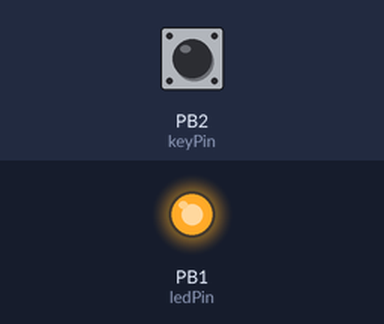
A sketch run on a simulated ATtiny85, built with avr-gcc and run on an emulated ATtiny85. On the bench: output pins drawn as LEDs (lit = HIGH). The test bench sets the inputs (shaded band); at power-on: PB2 (keyPin) HIGH.

Above: at 1.1 s.
At 2.1 s:
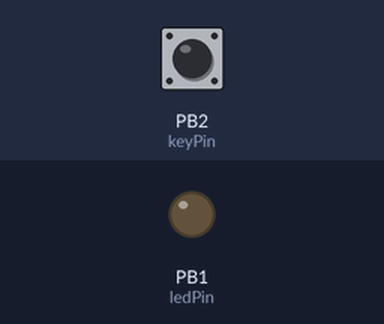
Timing chart, 0 to 3.6 s (numbered marks = the images above):
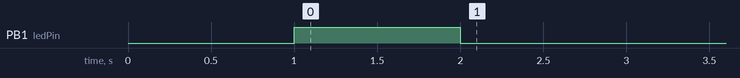

The sketch:

ATTiny85_1key_Keyboard_Mod.ino
```cpp
#include "DigiKeyboard.h"
const int ledPin = 1; // Pin the RGB Led is connected to.
const int keyPin = 2; // Pin the switch/key is connected to.

int keyCode = KEY_A;
int keyCode_SpaceBar = KEY_SPACE;

void setup() {
pinMode(keyPin, INPUT_PULLUP);
pinMode(ledPin, OUTPUT);
digitalWrite(ledPin, LOW);
delay(1000);
digitalWrite(ledPin, HIGH);
delay(1000);
digitalWrite(ledPin, LOW);

}

void loop() {
DigiKeyboard.sendKeyStroke(0); // Fix for older systems
if(digitalRead(keyPin)==LOW){
DigiKeyboard.sendKeyStroke(KEY_SPACE);
/*
  digitalWrite(ledPin, HIGH);
delay(500);
if(digitalRead(keyPin)==HIGH){
DigiKeyboard.sendKeyStroke(0,MOD_GUI_LEFT );//windows desktop shortcut
delay(2000);digitalWrite(ledPin, LOW);}
else{DigiKeyboard.sendKeyStroke(KEY_L , MOD_GUI_LEFT);//windows lock shortcut
digitalWrite(ledPin, HIGH);delay(200);
digitalWrite(ledPin, LOW);delay(200);
digitalWrite(ledPin, HIGH);delay(200);
digitalWrite(ledPin, LOW);delay(200);
digitalWrite(ledPin, HIGH);delay(200);
digitalWrite(ledPin, LOW);delay(200);
digitalWrite(ledPin, HIGH);delay(200);
digitalWrite(ledPin, LOW);delay(200);
digitalWrite(ledPin, HIGH);delay(200);
digitalWrite(ledPin, LOW);delay(200);}
*/
}

}
```
